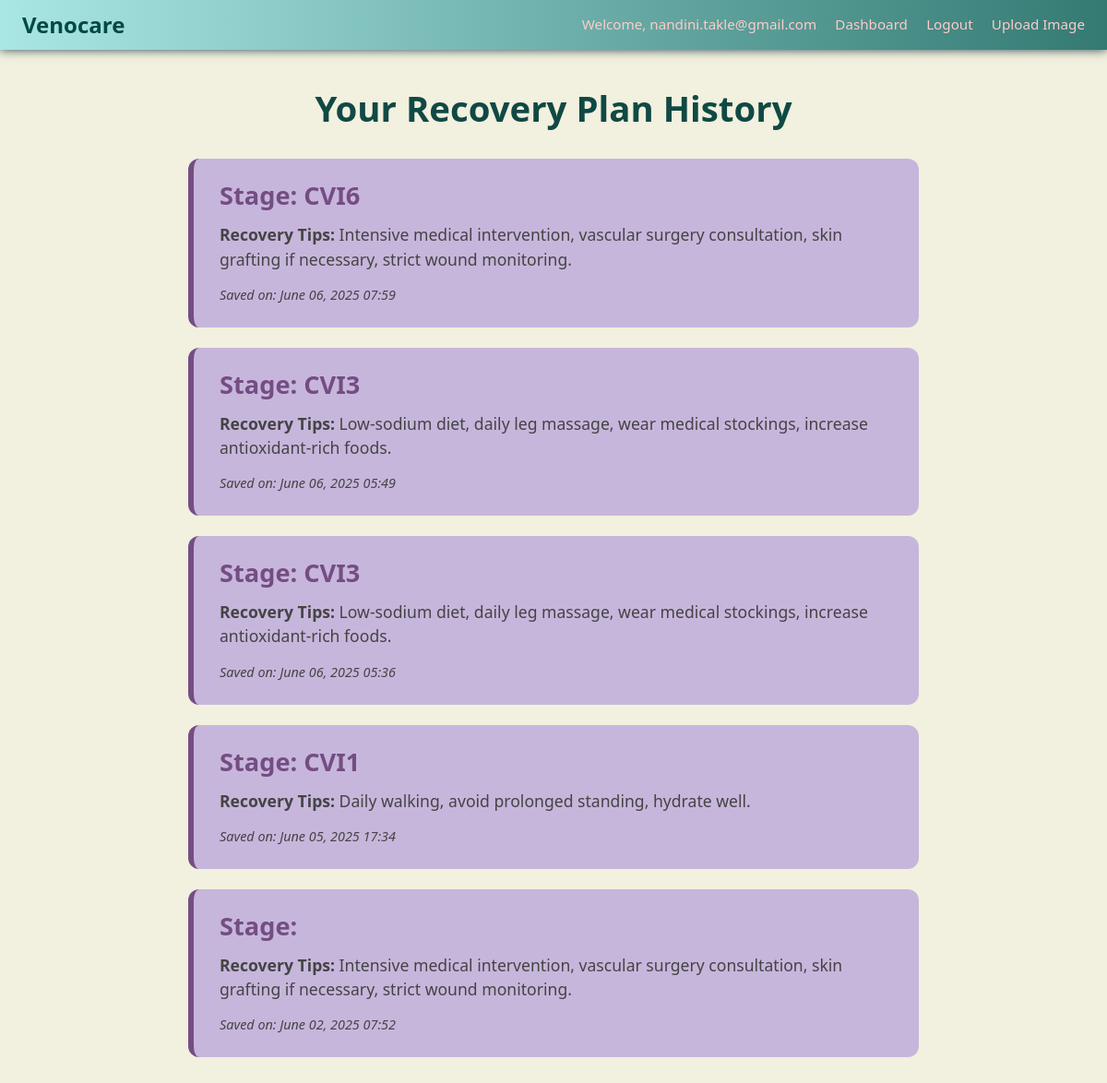
The page /my-recovery-plan/ (signed in) on the database as committed earlier.
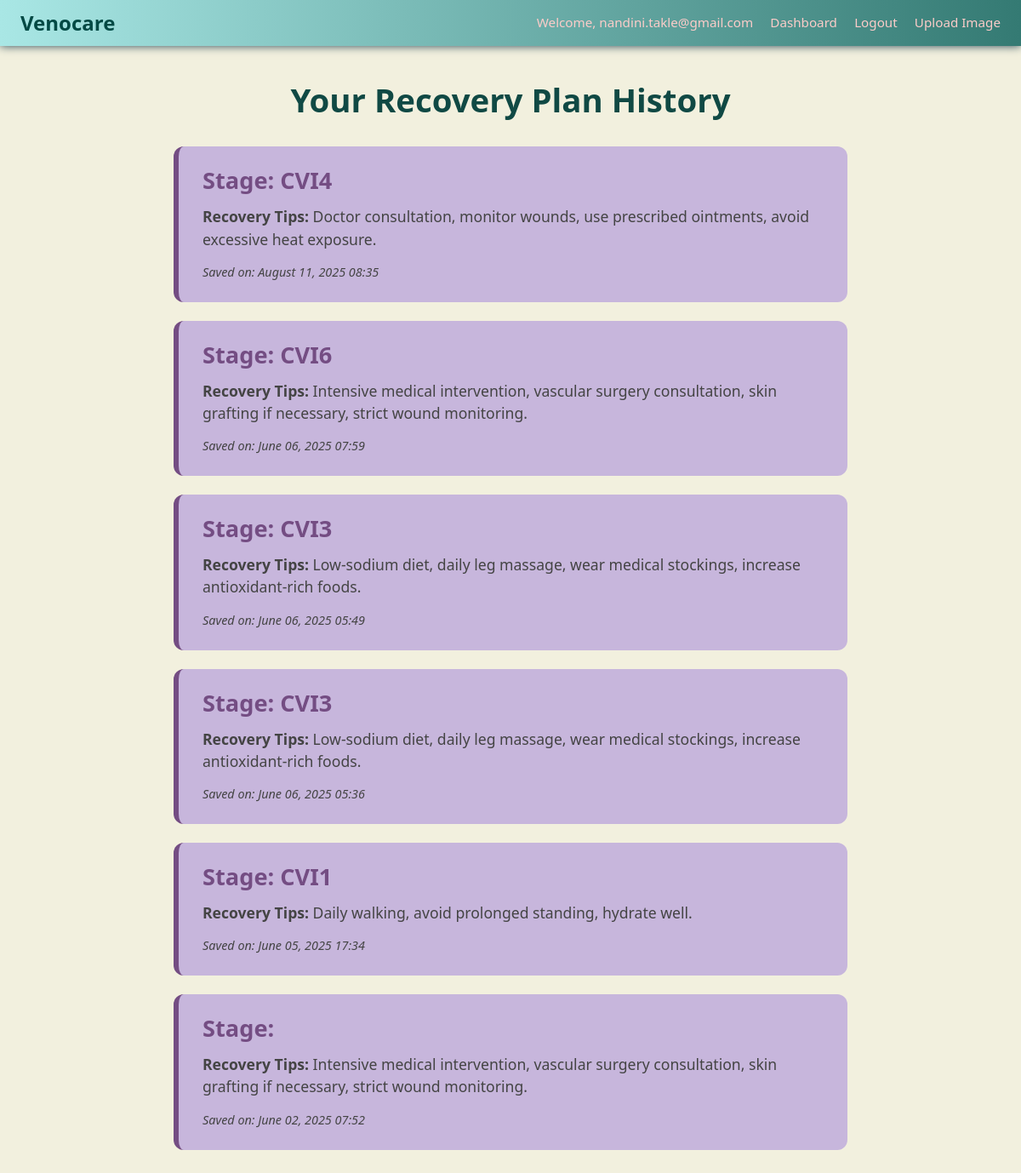
The same page on the database as committed later.
### core/models.py (models this page shows, shortened)
class User(AbstractUser):
    ROLE_CHOICES = [
        ('patient', 'Patient'),
        ('doctor', 'Doctor'),
        ('caregiver', 'Caregiver'),
    ]
    role = models.CharField(max_length=10, choices=ROLE_CHOICES, default='patient')

class RecoveryPlan(models.Model):
    user = models.ForeignKey(settings.AUTH_USER_MODEL, on_delete=models.CASCADE)
    plan_text = models.TextField()
    created_at = models.DateTimeField(auto_now_add=True)
    stage = models.CharField(max_length=50, blank=True, null=True)

### core/views.py (the view)
# urls.py: path('my-recovery-plan/', views.my_recovery_plan, name='my_recovery_plan'),
@login_required
def my_recovery_plan(request):
    plans = RecoveryPlan.objects.filter(user=request.user).order_by('-created_at')
    return render(request, 'core/recov_plan.html', {'plans': plans})

### core/templates/core/recov_plan.html (shortened to what this page needs)
{% extends 'core/base.html' %}
{% load static %}
{% block content %}
<h1 class="page-title">Your Recovery Plan History</h1>
<div class="plan-container">
  {% if plans %}
    {% for plan in plans %}
      <div class="plan-card">
        <h2 class="plan-stage">Stage: {{ plan.stage|upper }}</h2>
        <div class="plan-time">
        <p class="plan-text"><strong>Recovery Tips:</strong> {{ plan.plan_text }}</p>
        <p class="timestamp">Saved on: {{ plan.created_at|date:"F d, Y H:i" }}</p>
        </div>
      </div>
    {% endfor %}
  {% else %}
    <p class="no-plans-msg">No recovery plans found. Upload an image to get started.</p>
  {% endif %}
</div>
{% endblock %}

### core/templates/core/base.html (shortened to what this page needs)
{% load static %}
<!DOCTYPE html>
<html>
<head>
    <link href="https://cdn.jsdelivr.net/npm/bootstrap@5.3.0/dist/css/bootstrap.min.css" rel="stylesheet">
    <link href="{% static 'core/style.css' %}" rel="stylesheet">
</head>
<body>
<nav class="custom-navbar">
  <div class="container-fluid d-flex justify-content-between align-items-center px-4 py-2">
    <div class="navbar-brand">
      <a href="/" class="venocare-logo">Venocare</a>
    </div>
    <div class="navbar-links">
      {% if user.is_authenticated %}
        <span class="welcome-msg">Welcome, {{ user.email }}</span>
        <a href="{% url 'dashboard' %}">Dashboard</a>
        <form method="post" action="{% url 'logout' %}" class="d-inline">
          <button type="submit" class="logout-button">Logout</button>
        </form>
      {% else %}
        <a href="{% url 'login' %}">Login</a>
        <a href="{% url 'signup' %}">Signup</a>
      {% endif %}
      <a href="{% url 'upload_image' %}">Upload Image</a>
    </div>
  </div>
</nav>
{% block content %}
{% endblock %}
</body>
</html>

### core/static/core/style.css (style rules this page uses)
body { font-family: 'Inter', sans-serif; margin: 0; padding: 0; line-height: 1.6; }
h1, h2, h3 { font-weight: 600; color: #264653; margin-bottom: 0.5rem; }
p { font-size: 1rem; color: #444; }
a { color: #2a9d8f; text-decoration: none; }
body { margin: 0; font-family: 'Poppins', sans-serif; background-color: #f2f0de; }
.custom-navbar { background: linear-gradient(to right, #a9e7e5, #347A73); box-shadow: 0 0 1rcap #264653; }
.venocare-logo { font-size: 1.5rem; font-weight: 700; color: #014944; text-decoration: none; }
.navbar-links a, .logout-button, .welcome-msg { margin-left: 1rem; font-size: 0.95rem; color: #FCCCC9; text-decoration: none; }
.logout-button { background: none; border: none; color: #fcccc9; cursor: pointer; font-size: 0.95rem; padding: 0; }
body { background-color: #f2f0de; font-family: 'Segoe UI', sans-serif; }
.page-title { text-align: center; font-size: 2.4rem; color: #104944; margin: 2.5rem 0 2rem; font-weight: 700; font-family: 'Segoe UI', Tahoma, Geneva, Verdana, sans-serif; }
.plan-container { max-width: 840px; margin: 0 auto 3rem; padding: 0 1.5rem; }
.plan-card { background-color: #c7b6dc; border-left: 6px solid #744d83; border-radius: 12px; box-shadow: 0 0 1 violet; padding: 24px 28px; margin-bottom: 22px; transition: transform 0.3s ease; cursor: default; }
.plan-stage { margin-top: 0; color: #744d83; font-size: 1.7rem; font-weight: 700; font-family: 'Segoe UI', Tahoma, Geneva, Verdana, sans-serif; margin-bottom: 12px; }
.plan-time { border-radius: 1rcap; color: #23627c; }
.plan-text { font-size: 1.1rem; line-height: 1.5; margin-bottom: 14px; }
.timestamp { font-size: 0.9rem; font-style: italic; margin: 0; }

Rows that differ between the two databases and show on the page:
added RecoveryPlan: stage "CVI4", plan_text "Doctor consultation, monitor wounds, use prescribed ointments, avoid excessive heat exposure.", created_at "August 11, 2025 08:35"
